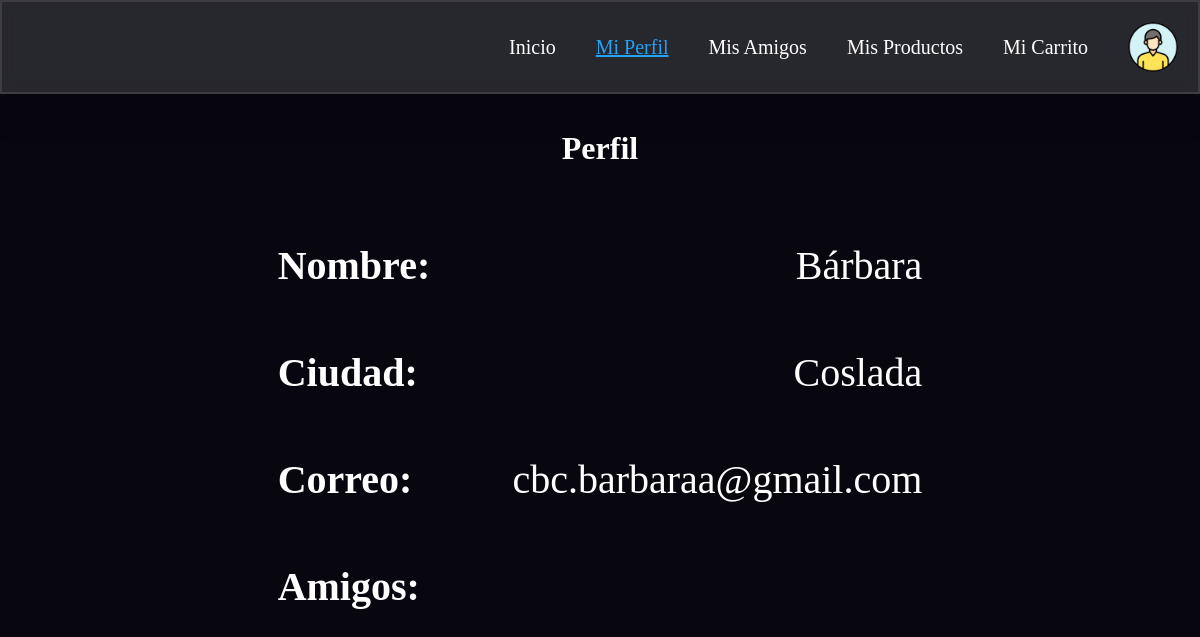
Screenshot of /perfil (signed in) with the database file from the repository.
### app.py (models this page shows)
class User(db.Model):
    __tablename__ = 'users'
    id = db.Column(db.Integer, primary_key=True)
    username = db.Column(db.String(80), unique=True, nullable=False)
    nombre = db.Column(db.String(80), nullable=False)
    ciudad = db.Column(db.String(80), nullable=False)
    email = db.Column(db.String(120), unique=True, nullable=False)
    bank_account = db.Column(db.String(50), nullable=False, default="")  # Usar cadena vacía como valor por defecto
    key = db.Column(db.String(64), nullable=False)
    salt = db.Column(db.String(32), nullable=False)
    created_at = db.Column(db.String(120), nullable=False)
    updated_at = db.Column(db.String(120), nullable=False)
    objetos_vendidos = db.Column(db.String(200), nullable=True, default="")
    objetos_comprados = db.Column(db.String(200), nullable=True, default="")
    products_sold = db.relationship('Product', backref='seller', lazy=True, foreign_keys='Product.seller_id')
    products_bought = db.relationship('Product', backref='buyer', lazy=True, foreign_keys='Product.buyer_id')
    keys = db.relationship('UserKeys', back_populates='user', uselist=False)  # Relación uno a uno

### app.py (the view)
@app.route('/perfil')
def perfil():
    user_id = session.get('user_id')
    if not user_id:
        return redirect(url_for('login'))
    user = User.query.get(user_id)
    if not user:
        return redirect(url_for('login'))
    return render_template('perfil.html', user=user)

### templates/perfil.html (shortened to what this page needs)
<!DOCTYPE html>
<html lang="en">
<head>
    <link rel="stylesheet" type="text/css" href="{{ url_for('static', filename='styles/perfil.css') }}">
</head>
<body>
    <nav>
        <a href="{{ url_for('app_route') }}">Inicio</a>
        <a class="selected" href="{{ url_for('perfil') }}">Mi Perfil</a>
        <a href="{{ url_for('amigos') }}">Mis Amigos</a>
        <a href="{{ url_for('productos') }}">Mis Productos</a>
        <a href="{{ url_for('carrito') }}">Mi Carrito</a>
        <img src="{{ url_for('static', filename='imagenes/perfil.png') }}" alt="Perfil" id="profile-img">
    </nav>
    <h1>Perfil</h1>
    <div class="perfil">
        <p class="dato"><strong>Nombre:</strong> {{ user.nombre }}</p>
        <p class="dato"><strong>Ciudad:</strong> {{ user.ciudad }}</p>
        <p class="dato"><strong>Correo:</strong> {{ user.email }}</p>
        <p class="dato"><strong>Amigos:</strong></p>
</body>
</html>

### static/styles/perfil.css (style rules this page uses)
*, *:before, *:after { padding: 0; margin: 0; box-sizing: border-box; }
body { background-color: #080710; display: flex; flex-direction: column; justify-content: center; align-items: center; height: 100vh; overflow: hidden; position: relative; }
nav { width: 100%; display: flex; justify-content: flex-end; align-items: center; background-color: rgba(255, 255, 255, 0.13); padding: 20px; border-radius: 0; backdrop-filter: blur(10px); border: 2px solid rgba(255, 255, 255, 0.1); box-shadow: 0 0 40px rgba(8, 7, 16, 0.6); position: fixed; top: 0; left: 0; z-index: 1000; }
nav a { color: #fff; text-decoration: none; margin: 0 20px; font-size: 20px; transition: transform 0.3s; }
nav img { width: 50px; height: 50px; border-radius: 50%; margin-left: 20px; }
nav #profile-img { cursor: pointer; }
.selected { color: #23a2f6; text-decoration: #23a2f6 underline; }
h1 { text-align: center; color: #ffffff; margin-bottom: 15px; }
.dato { display: flex; justify-content: space-between; margin: 60px 0; color: #ffffff; font-size: 40px; gap: 100px; }

### rows the page displays
User: nombre "Bárbara", ciudad "Coslada", email "cbc.barbaraa@gmail.com"
